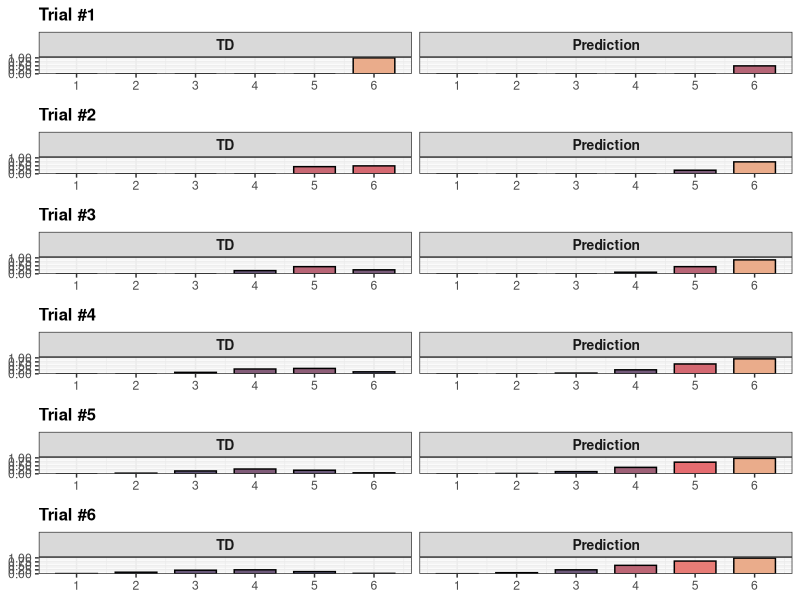
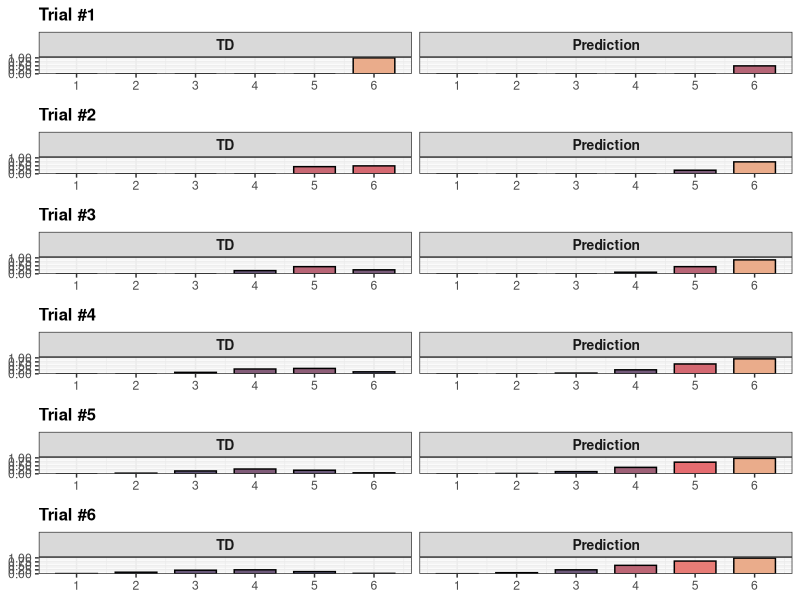

Generate these figures, in order, with R:
# GENED 1125 PSET #3
# PROBLEM 2.3
# Ayush Noori

# load libraries
library(data.table)
library(purrr)
library(magrittr)
library(ggplot2)
library(ggpubr)

# list all possible states and associated rewards
# rewards = list(r1 = 0, r2 = 0, r3 = 1)
rewards = c(rep(0, 5), 1)

# for an epsilon-greedy agent, define epsilon and the initial states
simulate_agent = function(alpha = 0.5, gamma = 0.9, trials = 3, verbose = F) { 
  
  # create environment matrix
  max_time = length(rewards)
  agent = data.table(Time = 1:max_time, R = unlist(rewards), TD = 0, V = 0)
  results = vector(mode = "list", length = trials)
  
  # iterate across trials
  for (i in 1:trials) {
    
    # iterate across time (i.e., states)
    for (t in 1:max_time) {
      
      # get next reward
      V_next = agent[t+1, V]
      if(is.na(V_next)) V_next = 0
      
      # calculate TD loss
      agent[t, TD := R + gamma*V_next - V]
      
      # update reward prediction
      agent[t, V := V + alpha*TD]
      
    }
    
    # append environment matrix
    if(verbose) message("\nTrial #", i); print(agent)
    results[[i]] = copy(agent)
    
  }
  
  return(results)
  
}

# run simulation
sim = simulate_agent(alpha = 0.5, gamma = 0.9, verbose = F, trials = 6)

# visualize simulation
sim_viz = imap(sim, ~{
  .x %>%
    # wide-to-long
    melt(id.vars = "Time") %>%
    .[, variable := factor(variable,
                           levels = c("R", "TD", "V"),
                           labels = c("Reward", "TD", "Prediction"))] %>%
    .[variable != "Reward"] %>%
    
    # data visualization
    ggplot(aes(x = Time, y = value, group = variable)) + 
    geom_bar(aes(fill = value), stat = "identity", color = "black", width = 0.7) +
    scale_fill_gradientn(colours = rev(c("#eaac8b", "#e56b6f", "#b56576", "#6d597a", "#355070"))) +
    scale_y_continuous(limits = 0:1, expand = expansion(c(0, 0.05))) +
    scale_x_continuous(breaks = 1:max(.x[, Time])) +
    ggtitle(paste0("Trial #", .y)) +
    facet_wrap(. ~ variable) +
    theme_bw() +
    theme(
      plot.title = element_text(face = "bold", size = 12),
      strip.text = element_text(face = "bold", size = 10),
      axis.title = element_blank(),
      legend.position = "none"
    )
})

# assemble plots
p = ggarrange(plotlist = sim_viz, ncol = 1)

# save plot
dir = "Figures"
ggsave(file.path(dir, "TD Learning Simulation.pdf"), p, width = 6, height = length(sim)*2)
ggsave(file.path(dir, "TD Learning Simulation.png"), p, width = 6, height = length(sim)*2)
